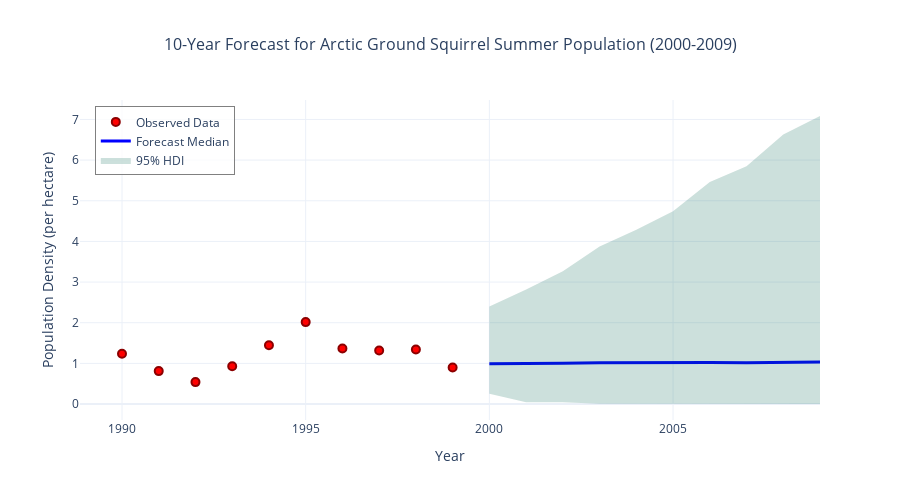

Write notebook code for a chart like this one.
### Markdown cell above
### Forecasting with Random Walk Models

One of the key advantages of Bayesian time series models is their ability to generate **probabilistic forecasts** that naturally quantify uncertainty. For random walk models, forecasting involves extending the stochastic process beyond the observed data.

**Mathematical Foundation of Random Walk Forecasting**:

For a random walk $y_t = y_{t-1} + \epsilon_t$ where $\epsilon_t \sim \mathcal{N}(0, \sigma^2)$, the **h-step ahead forecast** from time $T$ is:

$$\hat{y}_{T+h|T} = y_T$$

The **forecast variance** grows linearly with the forecast horizon:

$$\text{Var}(y_{T+h|T}) = h \cdot \sigma^2$$

This means that:
- **Point forecasts** remain constant at the last observed value
- **Prediction intervals** widen linearly with time, reflecting increasing uncertainty
- **Long-term forecasts** become highly uncertain, which is realistic for many natural processes

Let's generate 10-year forecasts (2000-2009) for the Arctic ground squirrel population using parameters from our fitted random walk model.

### Code cell
# Generate a 10-year forecast
# Define forecast years (2000-2009)
forecast_years = np.arange(2000, 2010)
n_forecast = len(forecast_years)

# Set random seed for reproducibility
np.random.seed(RANDOM_SEED)

# Extract posterior samples
posterior = az.extract(trace_simple_rw)
log_walk_samples = posterior['log_walk'].to_numpy()  
sigma_walk_samples = posterior['sigma_walk'].to_numpy()
sigma_obs_samples = posterior['sigma_obs'].to_numpy()

# Get the final state (1999) from each posterior sample
final_log_state_samples = log_walk_samples[-1, :]
n_samples = len(final_log_state_samples)

# Generate all random steps at once - shape: (n_samples, n_forecast)
random_steps = np.random.normal(
    loc=0, 
    scale=sigma_walk_samples[:, np.newaxis], 
    size=(n_samples, n_forecast)
)

# Create the random walks using cumulative sum
future_increments = np.cumsum(random_steps, axis=1)

# Add the final state to all increments to get the full trajectories (log means)
future_log_means = final_log_state_samples[:, np.newaxis] + future_increments

# Generate lognormal samples using vectorized operations
# First, generate standard normal samples
Z = np.random.normal(0, 1, size=(n_samples, n_forecast))

# Transform to lognormal using the formula: exp(mu + sigma * Z)
future_trajectories = np.exp(future_log_means + sigma_obs_samples[:, np.newaxis] * Z)

# Calculate forecast statistics
rw_forecast_median = np.median(future_trajectories, axis=0)
rw_forecast_hdi = az.hdi(future_trajectories, hdi_prob=0.95)
rw_forecast_lower = rw_forecast_hdi[:, 0]
rw_forecast_upper = rw_forecast_hdi[:, 1]

# Create the forecast plot
fig = go.Figure()

# Add original data points (1990-1999)
fig.add_trace(go.Scatter(
    x=years,
    y=squirrel_density,
    mode='markers',
    name='Observed Data',
    marker=dict(
        size=8,
        color='red',
        symbol='circle',
        line=dict(width=2, color='darkred')
    )
))

# Add median forecast line
fig.add_trace(go.Scatter(
    x=forecast_years,
    y=rw_forecast_median,
    mode='lines',
    name='Forecast Median',
    line=dict(color='blue', width=3)
))

# Add 95% HDI as a shaded region
fig.add_trace(go.Scatter(
    x=np.concatenate([forecast_years, forecast_years[::-1]]),
    y=np.concatenate([rw_forecast_upper, rw_forecast_lower[::-1]]),
    fill='toself',
    fillcolor='rgba(0, 100, 80, 0.2)',
    line=dict(color='rgba(255,255,255,0)'),
    name='95% HDI',
    showlegend=True
))

# Update layout
fig.update_layout(
    title=dict(
        text='10-Year Forecast for Arctic Ground Squirrel Summer Population (2000-2009)',
        x=0.5,
        font=dict(size=16)
    ),
    xaxis_title='Year',
    yaxis_title='Population Density (per hectare)',
    width=900,
    height=500,
    template='plotly_white',
    legend=dict(
        x=0.02,
        y=0.98,
        bgcolor='rgba(255,255,255,0.8)',
        bordercolor='gray',
        borderwidth=1
    )
)

# Ensure y-axis doesn't go below zero for population density
fig.update_yaxes(range=[0, None])

fig.show()

### Figure 1 — Plotly figure (JSON) as saved in the notebook; plotly's stock layout.template omitted (floating-point values rounded to 4 significant figures)
{"data": [{"marker": {"color": "red", "line": {"color": "darkred", "width": 2}, "size": 8, "symbol": "circle"}, "mode": "markers", "name": "Observed Data", "type": "scatter", "x": [1990, 1991, 1992, 1993, 1994, 1995, 1996, 1997, 1998, 1999], "y": [1.235, 0.81, 0.54, 0.93, 1.445, 2.015, 1.368, 1.315, 1.342, 0.8987]}, {"line": {"color": "blue", "width": 3}, "mode": "lines", "name": "Forecast Median", "type": "scatter", "x": [2000, 2001, 2002, 2003, 2004, 2005, 2006, 2007, 2008, 2009], "y": [0.9896, 1.006, 1.006, 1.017, 1.022, 1.031, 1.023, 1.016, 1.03, 1.036]}, {"fill": "toself", "fillcolor": "rgba(0, 100, 80, 0.2)", "line": {"color": "rgba(255,255,255,0)"}, "name": "95% HDI", "showlegend": true, "type": "scatter", "x": [2000, 2001, 2002, 2003, 2004, 2005, 2006, 2007, 2008, 2009, 2009, 2008, 2007, 2006, 2005, 2004, 2003, 2002, 2001, 2000], "y": [2.402, 2.817, 3.267, 3.872, 4.287, 4.741, 5.464, 5.851, 6.627, 7.085, 0.001019, 0.001524, 0.001448, 0.004224, 0.006336, 0.002586, 0.008173, 0.04439, 0.0446, 0.2536]}], "layout": {"height": 500, "legend": {"bgcolor": "rgba(255,255,255,0.8)", "bordercolor": "gray", "borderwidth": 1, "x": 0.02, "y": 0.98}, "title": {"font": {"size": 16}, "text": "10-Year Forecast for Arctic Ground Squirrel Summer Population (2000-2009)", "x": 0.5}, "width": 900, "xaxis": {"title": {"text": "Year"}}, "yaxis": {"range": [0, null], "title": {"text": "Population Density (per hectare)"}}}}
